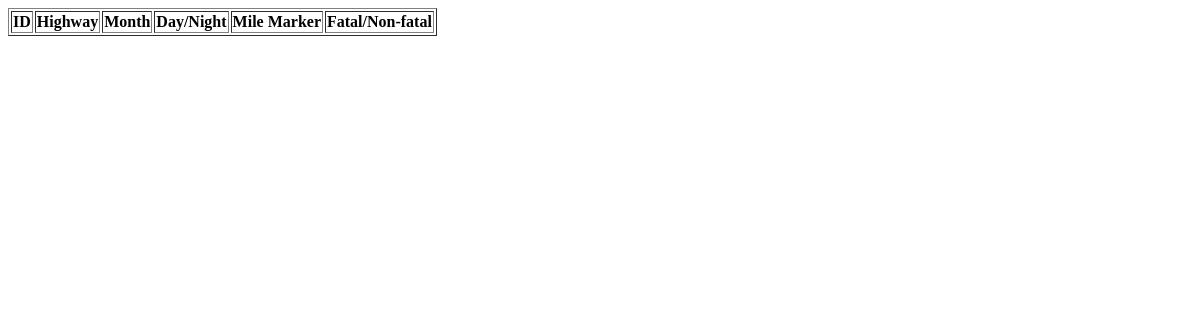
Page /testing/ on the earlier database version.
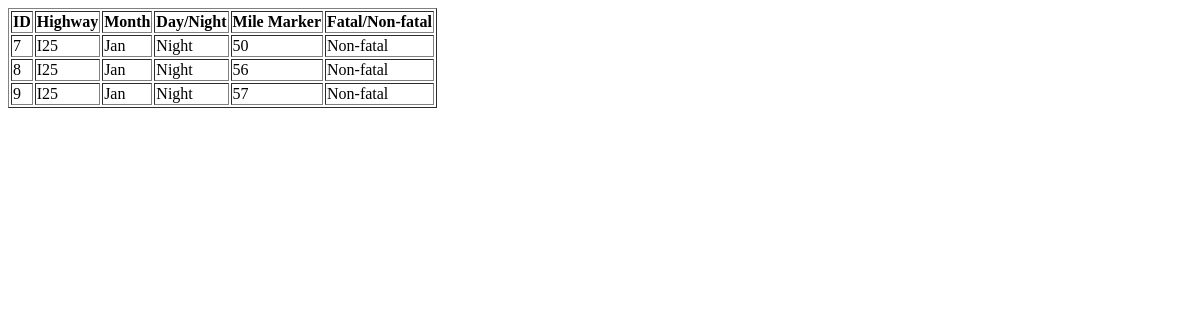
Same page on the later database version.
### roadrecord/models.py (models this page shows)
class Accidents(models.Model):
  highway = models.CharField(max_length=10)
  month = models.CharField(max_length=10)
  day_night = models.CharField(max_length=10)
  marker = models.IntegerField()
  fatal_non = models.CharField(max_length=10)

### roadrecord/views.py (the view)
# urls.py: path('testing/', views.testing, name="testing"),
def testing(request):
  crashes = Accidents.objects.filter(highway='I25', month = 'Jan', marker__range = (50, 60)).values()
  template = loader.get_template('template.html')
  context = {
    'crashes': crashes,
  }
  return HttpResponse(template.render(context, request))

### roadrecord/templates/template.html
<!DOCTYPE html>
<html>
<body>
<table border='1'>
  <tr>
    <th>ID</th>
    <th>Highway</th>
    <th>Month</th>
    <th>Day/Night</th>
    <th>Mile Marker</th>
    <th>Fatal/Non-fatal</th>
  </tr>
  {% for x in crashes %}
    <tr>
      <td>{{ x.id }}</td>
      <td>{{ x.highway }}</td>
      <td>{{ x.month }}</td>
      <td>{{ x.day_night }}</td>
      <td>{{ x.marker }}</td>
      <td>{{ x.fatal_non }}</td>
    </tr>
  {% endfor %}
</table>
</body>
</html>

Differences in the rows shown:
added Accidents: id "7", highway "I25", month "Jan", day_night "Night", marker "50", fatal_non "Non-fatal"
added Accidents: id "8", highway "I25", month "Jan", day_night "Night", marker "56", fatal_non "Non-fatal"
added Accidents: id "9", highway "I25", month "Jan", day_night "Night", marker "57", fatal_non "Non-fatal"
